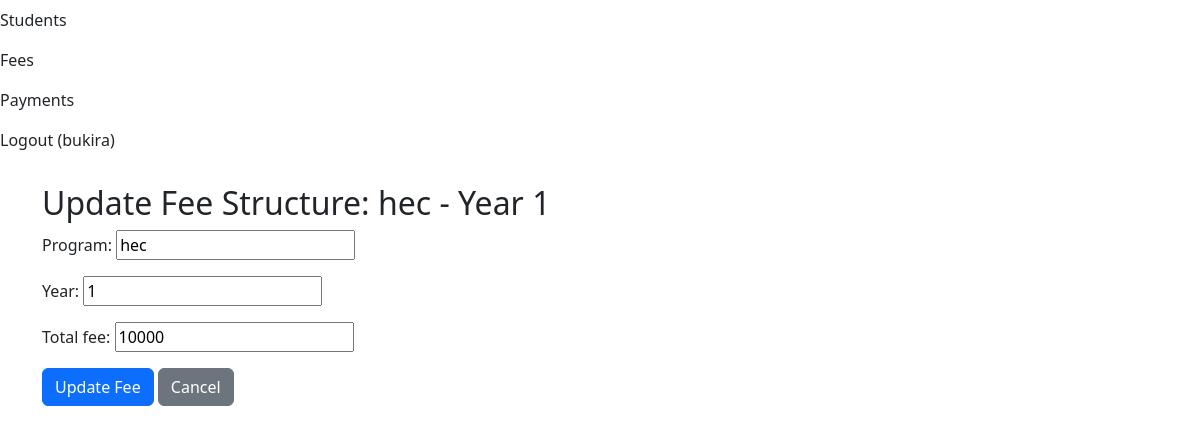
Screenshot of /fees/2/update/ (signed in) with the database file from the repository.
### management/models.py (models this page shows, shortened)
class FeeStructure(models.Model):
    program = models.CharField(max_length=100)
    year = models.PositiveIntegerField(validators=[MinValueValidator(1)])
    total_fee = models.PositiveIntegerField(validators=[MinValueValidator(0)])
    class Meta:
        unique_together = ['program', 'year']  # No duplicate program/year combos

### management/views.py (the view)
# urls.py: path('fees/<int:pk>/update/', views.FeeStructureUpdateView.as_view(), name='fee_update'),
class FeeStructureUpdateView(LoginRequiredMixin, UpdateView):
    model = FeeStructure
    form_class = FeeStructureForm
    template_name = 'management/fee_update.html'
    success_url = reverse_lazy('fee_structure_list')

### management/forms.py
class FeeStructureForm(forms.ModelForm):
    class Meta:
        model = FeeStructure
        fields = ['program', 'year', 'total_fee']
        widgets = {
            'year': forms.NumberInput(attrs={'min': 1}),
            'total_fee': forms.NumberInput(attrs={'min': 0}),
        }

### templates/management/fee_update.html (shortened to what this page needs)
{% extends 'base.html' %}
{% block content %}
<h2>Update Fee Structure: {{ object.program }} - Year {{ object.year }}</h2>
<form method="post">
    {{ form.as_p }}
    <button type="submit" class="btn btn-primary">Update Fee</button>
    <a href="{% url 'fee_structure_list' %}" class="btn btn-secondary">Cancel</a>
</form>
{% endblock %}

### templates/base.html (shortened to what this page needs)
<!DOCTYPE html>
<html lang="en">
<head>
    <link href="https://cdn.jsdelivr.net/npm/bootstrap@5.3.0/dist/css/bootstrap.min.css" rel="stylesheet">
</head>
<body>
    <div class="navbar-nav ms-auto">
        {% if user.is_authenticated %}
        <a class="nav-link" href="{% url 'student_list' %}">Students</a>
        <a class="nav-link" href="{% url 'fee_structure_list' %}">Fees</a>
        <a class="nav-link" href="{% url 'payment_record' %}">Payments</a>
        <a class="nav-link" href="{% url 'logout' %}">Logout ({{ user.username }})</a> {% else %}
        <a class="nav-link" href="{% url 'login' %}">Login</a> {% endif %}
    </div>
    <div class="container mt-4">
        {% block content %}{% endblock %}
    </div>
</body>
</html>

### rows the page displays
FeeStructure: program "hec", year "1", total_fee "10000"

### other values shown
{{ user.username }} "bukira"
